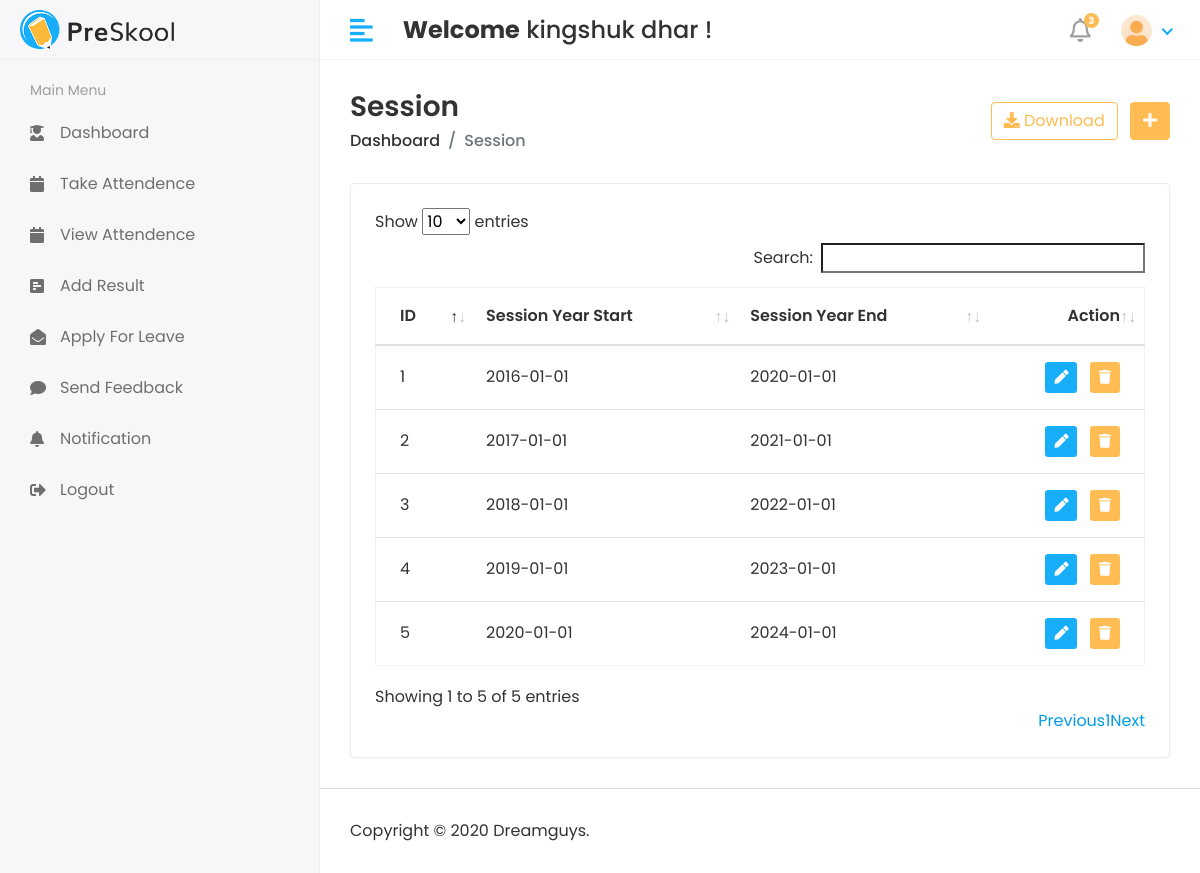
/HOD/Session/View (signed in), run on the app's committed database.
### accounts/models.py (models this page shows, shortened)
class CustomUser(AbstractUser):
    USER = (
        (1, 'HOD'),
        (2, 'STAFF'),
        (3, 'STUDENT'),
    )
    user_type = models.CharField(choices=USER, max_length=50, default=1)
    profile_pic = models.ImageField(upload_to="media/profile_pic")

class Session_Year(models.Model):
    session_start = models.CharField(max_length=100)
    session_end = models.CharField(max_length=100)

### accounts/hod_views.py (the view)
# urls.py: path('HOD/Session/View', hod_views.viewSession, name='view_session'),
@login_required(login_url='/')
def viewSession(request):
    session = Session_Year.objects.all()
    context = {
        'session': session,
    }
    return render(request, 'Hod/view_session.html', context)

### templates/Hod/view_session.html (shortened to what this page needs)
{% extends 'base.html' %}
{% block content %}
<div class="content container-fluid">
    <div class="page-header">
        <div class="row align-items-center">
            <div class="col">
                <h3 class="page-title">Session</h3>
                <ul class="breadcrumb">
                    <li class="breadcrumb-item"><a href="index.html">Dashboard</a></li>
                    <li class="breadcrumb-item active">Session</li>
                </ul>
            </div>
            <div class="col-auto text-right float-right ml-auto">
                <a href="#" class="btn btn-outline-primary mr-2"><i class="fas fa-download"></i> Download</a>
                <a href="add-student.html" class="btn btn-primary"><i class="fas fa-plus"></i></a>
            </div>
        </div>
    </div>
    <div class="row">
        <div class="col-sm-12">
            <div class="card card-table">
                <div class="card-body">
                    <div class="table-responsive">
                        <table id="table_id" class="table table-hover table-center mb-0">
                            <thead>
                                <tr>
                                    <th>ID</th>
                                    <th>Session Year Start</th>
                                    <th>Session Year End</th>
                                    <th class="text-right">Action</th>
                                </tr>
                            </thead>
                            <tbody>
                                {% for session in session %}
                                <tr>
                                    <td>{{session.id}}</td>
                                    <td>{{session.session_start}}</td>
                                    <td>{{session.session_end}}</td>
                                    <td class="text-right">
                                        <div class="actions">
                                            <a href="{% url 'edit_session' session.id %}"
                                                class="btn btn-sm bg-success-light mr-2">
                                                <i class="fas fa-pen"></i>
                                            </a>
                                            <a href="{% url 'delete_session' session.id %}"
                                                class="btn btn-sm bg-danger-light">
                                                <i class="fas fa-trash"></i>
                                            </a>
                                        </div>
                                    </td>
                                </tr>
                                {% endfor %}
                            </tbody>
                        </table>
                    </div>
                </div>
            </div>
        </div>
    </div>
</div>
{% endblock %}

### templates/includes/header.html (shortened to what this page needs)
{% load static %}
<div class="header">
    <div class="header-left">
        <a href="index.html" class="logo">
            <img src="{% static 'assets/img/logo.png' %}" alt="Logo">
        </a>
    </div>
    <a href="javascript:void(0);" id="toggle_btn">
        <i class="fas fa-align-left"></i>
    </a>
    <div class="top-nav-search mt-3">
        <h4><strong>Welcome</strong>&nbsp;<span>{{user.first_name}} {{user.last_name}}</span>&nbsp;!</h4>
    </div>
    <ul class="nav user-menu">
        <li class="nav-item dropdown noti-dropdown">
            <a href="#" class="dropdown-toggle nav-link" data-toggle="dropdown">
                <i class="far fa-bell"></i> <span class="badge badge-pill">3</span>
            </a>
        </li>
        <li class="nav-item dropdown has-arrow">
            <a href="#" class="dropdown-toggle nav-link" data-toggle="dropdown">
                {% if user.profile_pic == "" %}
                <span class="user-img"><img class="rounded-circle" src="{% static 'assets/img/user.png' %}" width="31"
                        alt="{{user.username}}"></span>
                {% else %}
                <span class="user-img"><img class="rounded-circle" src="/{{user.profile_pic}}" width="31"
                        alt="{{user.username}}"></span>
                {% endif %}
            </a>
        </li>
    </ul>
</div>

### static/assets/css/style.css (style rules this page uses)
html { height: 100%; }
body { background-color: #fff; color: #333; font-family: 'Poppins', sans-serif; font-size: 1rem; height: 100%; line-height: 1.5; overflow-x: hidden; }
h1, h2, h3, h4, h5, h6 { font-family: 'Poppins', sans-serif; margin-top: 0; }
a { color: #009ce7; }
input, button, a { transition: all 0.4s ease; -moz-transition: all 0.4s ease; -o-transition: all 0.4s ease; -ms-transition: all 0.4s ease; -webkit-transition: all 0.4s ease; }
ul, ol { padding: 0px; list-style: none; }
.table { color: #333; max-width: 100%; margin-bottom: 0; width: 100%; }
.table.dataTable { border-collapse: collapse !important; border: 1px solid rgba(0, 0, 0, 0.05); }
.table thead tr th { font-weight: 600; }
.table tbody tr { border-bottom: 1px solid rgba(0, 0, 0, 0.05); }
.table.table-center td, .table.table-center th { vertical-align: middle; }
.card-table .card-body .table > thead > tr > th { border-top: 0; }
.card-table .card-body .table tr td:first-child, .card-table .card-body .table tr th:first-child { padding-left: 1.5rem; }
.card-table .card-body .table tr td:last-child, .card-table .card-body .table tr th:last-child { padding-right: 1.5rem; }
.card-table .table td, .card-table .table th { border-top: 1px solid #e2e5e8; padding: 1rem 0.75rem; white-space: nowrap; }
.btn-primary { background-color: #FFBC53; border: 1px solid #FFBC53; }
.btn-outline-primary { color: #FFBC53; border-color: #FFBC53; }
.card { border: 1px solid #ececf5; box-shadow: 0 1px 3px 0 rgba(0, 0, 0, 0.03); margin-bottom: 1.875rem; }
.card-body { padding: 1.5rem; }
.bg-danger-light { background-color:#FFBC53 !important; color:#fff !important; }
.bg-success-light { background-color: #18aefa; color: #fff; }
.header { background-color: #fff; border-bottom: 1px solid #f3f3f4; left: 0; position: fixed; right: 0; top: 0; z-index: 1001; height: 60px; }
.header .header-left { float: left; height: 60px; padding: 0 20px; position: relative; width: 320px; z-index: 1; transition: all 0.2s ease-in-out; background-color: #f7f7fa; border-bottom: 1px solid #efefef; border-right: 1px solid #ececf5; display: flex; align-items: center; }
.header .header-left .logo { display: inline-block; line-height: 60px; }
.header .header-left .logo img { max-height: 40px; width: auto; }
.header .dropdown-toggle:after { display: none; }
.header .has-arrow .dropdown-toggle:after { border-top: 0; border-left: 0; border-bottom: 2px solid #18aefa; border-right: 2px solid #18aefa; content: ''; height: 8px; display: inline-block; pointer-events: none; -webkit-transform-origin: 66% 66%; -ms-transform-origin: 66% 66%; transform-origin: 66% 66%; -webkit-transform: rotate(45deg); -ms-transform: rotate(45deg); transform: rotate(45deg); -webkit-transition: all 0.15s ease-in-out; transition: all 0.15s ease-in-out; width: 8px; vertical-align: 0px; }
.user-menu { float: right; margin: 0; position: relative; z-index: 99; padding-right: 15px; }
.user-menu.nav > li > a { color: #a0a0a0; font-size: 14px; line-height: 58px; padding: 0 15px; height: 60px; }
.user-img { margin-right: 3px; position: relative; }
.top-nav-search { float: left; margin-left: 15px; }
.page-wrapper > .content { padding: 1.875rem 1.875rem 0; }
.page-header { margin-bottom: 1.875rem; }
.page-header .breadcrumb { background-color: transparent; color: #6c757d; font-size: 1rem; font-weight: 500; margin-bottom: 0; padding: 0; }
.page-header .breadcrumb a { color: #333; }
.page-title { font-size: 28px; font-weight: 600; color: #333; margin-bottom: 5px; }
.user-menu.nav > li > a .badge { background-color: #FFBC53; display: block; font-size: 10px; font-weight: bold; height: 15px; width: 15px; position: absolute; right: 7px; top: 13px; color: #fff; padding: 3px; }
.user-menu.nav > li > a > i { font-size: 1.5rem; line-height: 60px; }
@media (min-width: 992px) { #toggle_btn { align-items: center; color: #18aefa; display: inline-flex; float: left; font-size: 26px; height: 60px; justify-content: center; margin-left: 15px; padding: 0 15px; } }

### data on the page
CustomUser: first_name "kingshuk", last_name "dhar", profile_pic (picture)
Session_Year: id "1", session_start "2016-01-01", session_end "2020-01-01"
Session_Year: id "2", session_start "2017-01-01", session_end "2021-01-01"
Session_Year: id "3", session_start "2018-01-01", session_end "2022-01-01"
Session_Year: id "4", session_start "2019-01-01", session_end "2023-01-01"
Session_Year: id "5", session_start "2020-01-01", session_end "2024-01-01"
